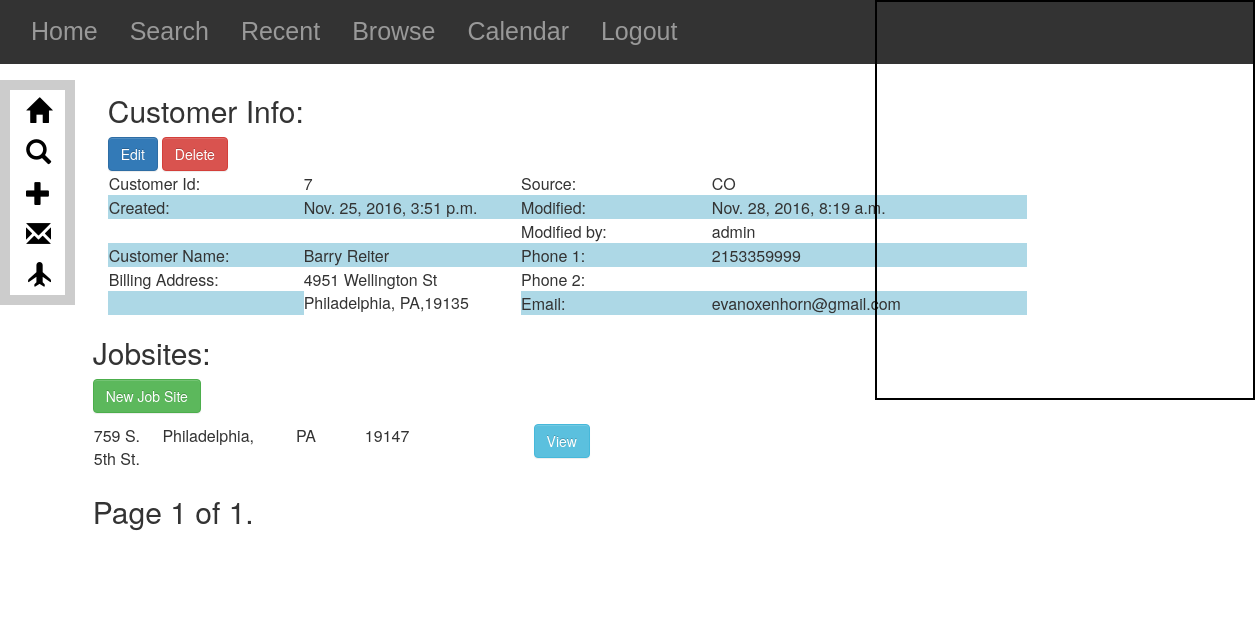
/customers/7/, run on the app's committed database.
### Customers/models.py (models this page shows, shortened)
class Customer(models.Model):
    user = models.ForeignKey(settings.AUTH_USER_MODEL, default=1)
    modified_by=models.CharField(max_length=50,default=1)
    firstName = models.CharField(max_length=20)
    lastName = models.CharField(max_length=20)
    fullName = models.CharField(max_length=50, blank=True)
    billStreet = models.CharField(max_length=25)
    billCity = models.CharField(max_length=20)
    billState = models.CharField(max_length=2)
    billZip = models.CharField(max_length=5)
    latlng = models.CharField(blank=True, max_length=100, default = '')
    lat = models.FloatField(blank=True,max_length=100, default = '')
    lng = models.FloatField(blank=True, max_length=100, default='')
    phone1 = models.CharField(max_length=20)
    phone2 = models.CharField(max_length=20, blank=True)
    email = models.EmailField(max_length=50, blank=True)
    source = models.CharField(choices=SOURCE_CHOICES, max_length=20, default=NOTAPP)
    created = models.DateTimeField(auto_now=False, auto_now_add=True)
    modified = models.DateTimeField(auto_now=True, auto_now_add=False)
    def get_absolute_url(self):
        return reverse("customers:customer_detail", kwargs={"id": self.id})
    class Meta:
        ordering = ["-created", "-modified"]

class Jobsite(models.Model):
    customer_id = models.ForeignKey(
        'Customer',
    )
    user = models.ForeignKey(settings.AUTH_USER_MODEL, default=1)
    modified_by = models.CharField(max_length=50, default=1)
    jobId= models.AutoField(primary_key=True)
    jobStreet = models.CharField(max_length=25)
    jobCity = models.CharField(max_length=20)
    jobState = models.CharField(max_length=2)
    jobZip = models.CharField(max_length=5)
    stories = models.IntegerField()
    access = models.CharField(max_length=20)
    notes = models.CharField(max_length=150, blank=True)
    picture = models.ImageField(null=True,blank=True)
    created = models.DateTimeField(auto_now=False, auto_now_add=True)
    modified = models.DateTimeField(auto_now=True, auto_now_add=False)
    latlng = models.CharField(blank=True, max_length=100, default="")
    lat = models.FloatField(blank=True, max_length=100, default=0)
    lng = models.FloatField(blank=True, max_length=100, default=0)
    class Meta:
        ordering = ["-created", "-modified"]

### Customers/views.py (the view)
# urls.py: url(r'^(?P<id>\d+)/$', customer_detail, name='customer_detail'),
def customer_detail(request, id):
    instance=get_object_or_404(Customer,id=id)
    queryset_list = instance.jobsite_set.all()
    paginator = Paginator(queryset_list, 15) # show 15 customers per page
    page_request_var = "page"
    page = request.GET.get(page_request_var)
    try:
        queryset = paginator.page(page)
    except PageNotAnInteger:
        queryset = paginator.page(1)
    except EmptyPage:
        queryset = paginator.page(paginator.num_pages)
    context ={
            "title":"Customer Info:",
            "instance":instance,
            "lat":instance.lat,
            "lng":instance.lng,
            "jobsite":queryset,
            "page_request_var": page_request_var,
    }
    return render(request, "customer_detail.html", context)

### Customers/templates/customer_detail.html (shortened to what this page needs)
{% extends "base.html" %}
{% block content %}
<div class="container">
    <div id='customer_info_div' class='customer_info col-sm-10'>
        <h2>Customer Info:</h2>
        <a href="{{ instance.get_absolute_url }}edit" class="btn btn-primary" role="button">Edit</a>
        <a href="{{ instance.get_absolute_url }}delete"
           onclick="return confirm('Are you sure want to delete this Customer?');"
           class="btn btn-danger" role="button">Delete</a></br>
        <table class="metadata_table">
            <tr>
                <td>Customer Id:</td>
                <td class="td-worktable">{{instance.id}}</td>
                <td>Source:</td>
                <td class="td-worktable">{{instance.source}}</td>
            </tr>
            <tr>
                <td>Created:</td>
                <td class="td-worktable">{{instance.created}}</td>
                <td>Modified:</td>
                <td class="td-worktable">{{instance.modified}}</br></td>
            </tr>
            <tr>
                <td></td>
                <td></td>
                <td> Modified by:</td>
                <td class="td-worktable">{{instance.modified_by}}</td>
            </tr>
            <tr>
                <td>Customer Name:</td>
                <td class="td-worktable">{{instance.fullName}}</td>
                <td>Phone 1:</td>
                <td class="td-worktable">{{instance.phone1}}</td>
            </tr>
            <tr>
                <td>Billing Address:</td>
                <td class="td-worktable" rowspan="2">{{instance.billStreet}}<br>{{instance.billCity}},
                    {{instance.billState}},{{instance.billZip}}
                </td>
                <td>Phone 2:</td>
                <td class="td-worktable">{{instance.phone2}}</td>
            </tr>
            <tr>
                <td></td>
                <td>Email:</td>
                <td class="td-worktable">{{instance.email}}</td>
            </tr>
        </table>
    </div>
{% endblock content %}
{% block right-pane %}
    <div id="map"></div>
{% endblock right-pane %}
{% block jobsite-content %}
    <h2>Jobsites:</h2>
    <div id=" btnCreate">
        <a href="{{ get_absolute_url }}jobsite_create" class="btn btn-success" role="button">New Job Site</a>
    </div>
    <div id="jobsite_info_div">
        {% for obj in jobsite %}
        <table class="tg">
            <p>
                <tr>
                    <td>{{obj.jobStreet}}</td>
                    <td>{{obj.jobCity}},</td>
                    <td>{{obj.jobState}}</td>
                    <td>{{obj.jobZip}}</td>
                    <td>&nbsp;&nbsp;&nbsp;</td>
                    <td>&nbsp;&nbsp;&nbsp;<a href="{{ get_absolute_url }}jobsite_detail/{{obj.jobId}}"
                                             class="btn btn-info" role="button">View</a></td>
                </tr>
            </p>
        </table>
        {% endfor %}
    </div>
    <div>
        <div class="pagination">
                <span class="step-links">
                    <span class="current">
                        Page {{ jobsite.number }} of {{ jobsite.paginator.num_pages }}.
                    </span>
                </span>
        </div>
    </div>
</div>
    {% endblock jobsite-content %}

### static/css/base.css (style rules this page uses)
table { border:1px solid transparent; }
table tr { border:1px solid transparent; vertical-align: top; }
tbody tr:nth-child(even) { background-color:lightblue; }
table tr, td { text-align: left; width:5%; }
#map { position:absolute; top:0; right:0; display: inline-block; width:380px; height:400px; vertical-align:top; float:right; border:solid black 2px; clear:none; }
.current { font-size:30px; }

### data on the page
Customer: id "7", source "CO", created "Nov. 25, 2016, 3:51 p.m.", modified "Nov. 28, 2016, 8:19 a.m.", modified_by "admin", fullName "Barry Reiter", phone1 "2153359999", billStreet "4951 Wellington St", billCity "Philadelphia", billState "PA", billZip "19135", email "evanoxenhorn@gmail.com"
Jobsite: jobStreet "759 S. 5th St.", jobCity "Philadelphia", jobState "PA", jobZip "19147"

### other printed values
{{ jobsite.number }} "1"
{{ jobsite.paginator.num_pages }} "1"
